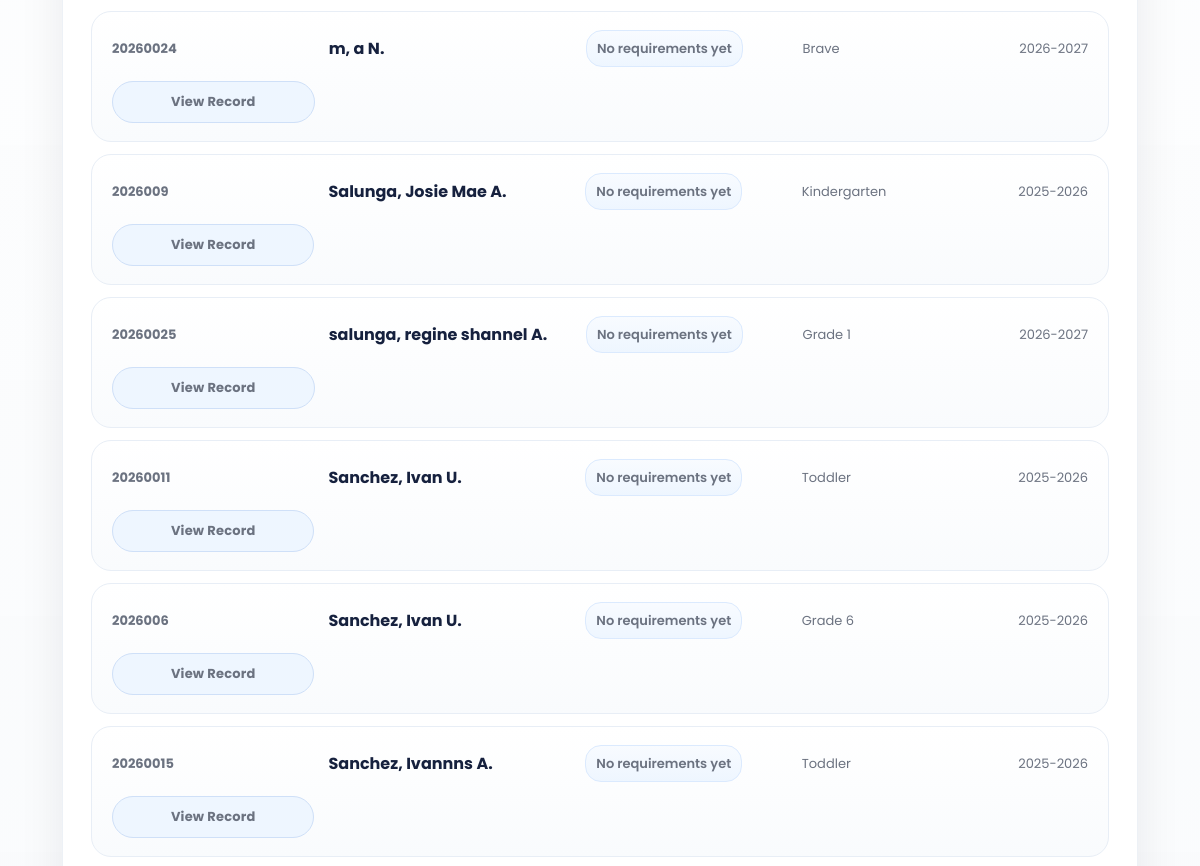
/SmartEnroll/requirements_upload.php?requirement_filter=all&page=6 (signed in, middle part), run on an earlier commit of the app's database.
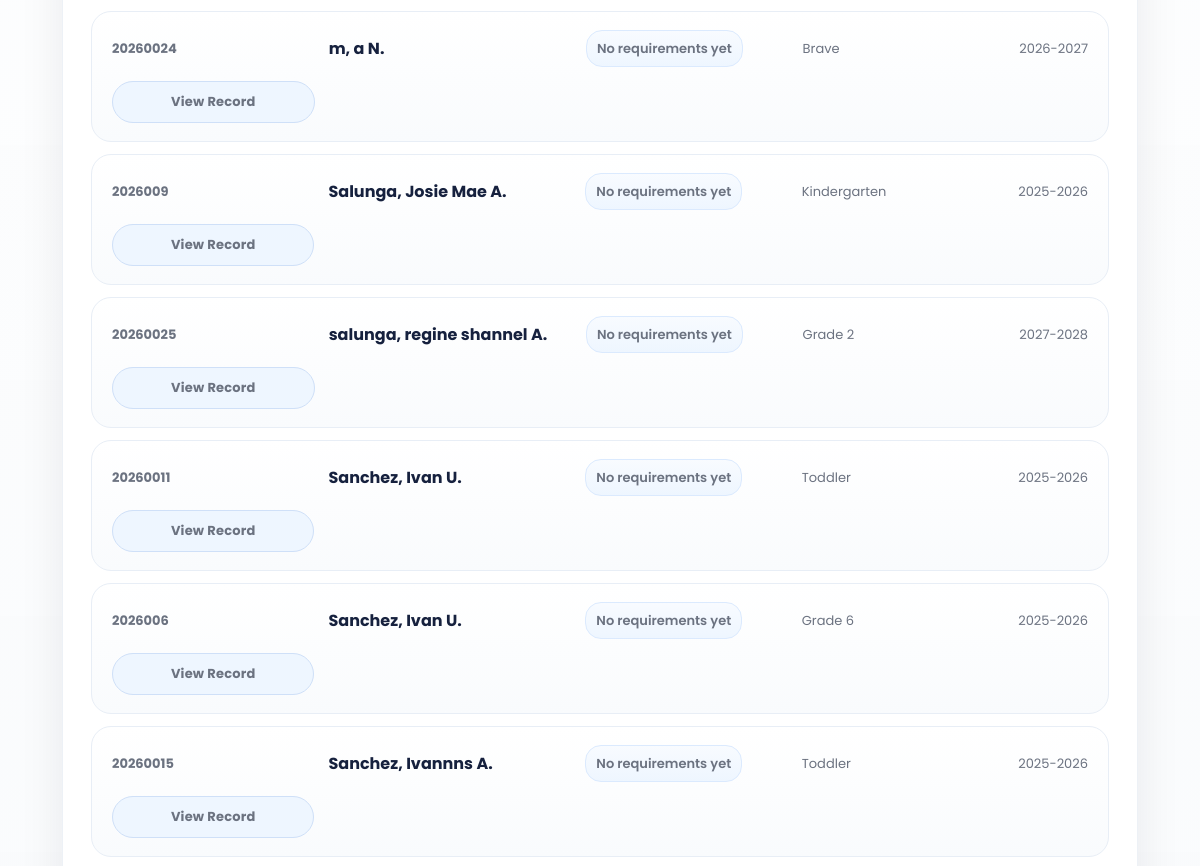
And on a later commit of the database.
### tables this page shows
CREATE TABLE `enrollments` (
  `id` int(11) NOT NULL,
  `grade_level` varchar(50) DEFAULT NULL,
  `student_id` varchar(20) DEFAULT NULL,
  `school_year` varchar(20) DEFAULT NULL,
  `student_status` varchar(50) DEFAULT NULL,
  `completion_date` date DEFAULT NULL,
  `learner_lname` varchar(100) DEFAULT NULL,
  `learner_fname` varchar(100) DEFAULT NULL,
  `learner_mname` varchar(100) DEFAULT NULL,
  `learner_ext` varchar(20) DEFAULT NULL,
  `nickname` varchar(100) DEFAULT NULL,
  `sex` varchar(20) DEFAULT NULL,
  `dob` varchar(20) DEFAULT NULL,
  `age` int(11) DEFAULT NULL,
  `mother_tongue` varchar(100) DEFAULT NULL,
  `religion` varchar(100) DEFAULT NULL,
  `email` varchar(150) DEFAULT NULL,
  `province` varchar(100) DEFAULT NULL,
  `municipality` varchar(100) DEFAULT NULL,
  `barangay` varchar(100) DEFAULT NULL,
  `street` varchar(150) DEFAULT NULL,
  `father_lname` varchar(100) DEFAULT NULL,
  `father_fname` varchar(100) DEFAULT NULL,
  `father_mname` varchar(100) DEFAULT NULL,
  `father_occ` varchar(100) DEFAULT NULL,
  `father_contact` varchar(50) DEFAULT NULL,
  `mother_lname` varchar(100) DEFAULT NULL,
  `mother_fname` varchar(100) DEFAULT NULL,
  `mother_mname` varchar(100) DEFAULT NULL,
  `mother_occ` varchar(100) DEFAULT NULL,
  `mother_contact` varchar(50) DEFAULT NULL,
  `mother_maiden` varchar(100) DEFAULT NULL,
  `guardian_type` varchar(50) DEFAULT NULL,
  `guardian_lname` varchar(100) DEFAULT NULL,
  `guardian_fname` varchar(100) DEFAULT NULL,
  `guardian_mname` varchar(100) DEFAULT NULL,
  `guardian_occ` varchar(100) DEFAULT NULL,
  `guardian_contact` varchar(50) DEFAULT NULL,
  `emergency1_name` varchar(150) DEFAULT NULL,
  `emergency1_relationship` varchar(100) DEFAULT NULL,
  `emergency1_contact` varchar(50) DEFAULT NULL,
  `emergency2_name` varchar(150) DEFAULT NULL,
  `emergency2_relationship` varchar(100) DEFAULT NULL,
  `emergency2_contact` varchar(50) DEFAULT NULL,
  `emergency3_name` varchar(150) DEFAULT NULL,
  `emergency3_relationship` varchar(100) DEFAULT NULL,
  `emergency3_contact` varchar(50) DEFAULT NULL,
  `special_needs` text DEFAULT NULL,
  `medication` varchar(10) DEFAULT NULL,
  `medication_details` text DEFAULT NULL,
  `created_at` timestamp NOT NULL DEFAULT current_timestamp()
);

### SmartEnroll/requirements_upload.php (the view, shortened to what the changed rows need)
<?php
$students = [];
$error = '';
$page = max(1, (int)($_GET['page'] ?? 1));
$perPage = 10;
$requirementLabels = [
    'picture_2x2' => '2x2 Picture',
    'birth_certificate' => 'Birth Certificate',
    'medical_certificate' => 'Medical Certificate',
];
function format_name(array $row): string
{
    $m = trim((string)($row['learner_mname'] ?? ''));
    $mi = $m !== '' ? strtoupper(mb_substr($m, 0, 1)) . '.' : '';
    $full = trim(
        ($row['learner_lname'] ?? '') . ', ' .
        ($row['learner_fname'] ?? '') . ' ' . $mi
    );
    return trim(preg_replace('/\s+/', ' ', $full), ' ,');
}
function uploaded_requirement_labels(array $row, array $requirementLabels): array
{
    $keysRaw = trim((string)($row['uploaded_requirement_keys'] ?? ''));
    if ($keysRaw === '') {
        return [];
    }
    $labels = [];
    foreach (explode(',', $keysRaw) as $key) {
        $key = trim($key);
        if ($key !== '' && isset($requirementLabels[$key])) {
            $labels[] = $requirementLabels[$key];
        }
    }
    return $labels;
}
function requirements_aggregate_sql(): string
{
    return "LEFT JOIN (
            SELECT
                enrollment_id,
                GROUP_CONCAT(requirement_key ORDER BY requirement_key SEPARATOR ',') AS uploaded_requirement_keys,
                MAX(CASE WHEN requirement_key = 'picture_2x2' THEN 1 ELSE 0 END) AS has_picture_2x2,
                MAX(CASE WHEN requirement_key = 'birth_certificate' THEN 1 ELSE 0 END) AS has_birth_certificate,
                MAX(CASE WHEN requirement_key = 'medical_certificate' THEN 1 ELSE 0 END) AS has_medical_certificate,
                COUNT(DISTINCT requirement_key) AS requirement_count
            FROM student_requirements
            GROUP BY enrollment_id
        ) requirement_summary ON requirement_summary.enrollment_id = enrollments.id";
}
try {
    $conn = new mysqli('127.0.0.1', 'root', '', 'smartenroll');
    $conn->set_charset('utf8mb4');
    $whereClauses = [];
    $queryTypes = '';
    $queryValues = [];
    $whereSql = $whereClauses !== [] ? 'WHERE ' . implode(' AND ', $whereClauses) : '';
    $aggregateJoinSql = requirements_aggregate_sql();
    $offset = ($page - 1) * $perPage;
    $studentSql = "SELECT
            enrollments.id,
            enrollments.student_id,
            enrollments.learner_lname,
            enrollments.learner_fname,
            enrollments.learner_mname,
            enrollments.grade_level,
            enrollments.school_year,
            requirement_summary.uploaded_requirement_keys
         FROM enrollments
         $aggregateJoinSql
         $whereSql
         ORDER BY enrollments.learner_lname ASC, enrollments.learner_fname ASC, enrollments.id DESC";
    $studentTypes = $queryTypes;
    $studentValues = $queryValues;
    $studentSql .= " LIMIT ? OFFSET ?";
    $studentTypes .= 'ii';
    $studentValues[] = $perPage;
    $studentValues[] = $offset;
    $studentStmt = $conn->prepare($studentSql);
    if ($studentValues) {
        $studentStmt->bind_param($studentTypes, ...$studentValues);
    }
    $studentStmt->execute();
    $result = $studentStmt->get_result();
    while ($row = $result->fetch_assoc()) {
        $students[] = $row;
    }
} catch (Throwable $e) {
    $error = $e->getMessage();
}
?>
<!DOCTYPE html>
<html lang="en">
<head>
    <link rel="stylesheet" href="css/style.css">
    <link rel="stylesheet" href="css/requirements_upload.css">
    <link rel="stylesheet" href="https://cdnjs.cloudflare.com/ajax/libs/font-awesome/6.5.0/css/all.min.css">
</head>
<body class="dashboard-page dashboard-white-page">
<main class="dashboard-main requirements-main">
    <section class="requirements-directory">
        <?php if (!$error && empty($students)): ?>
            <div class="requirements-empty">No students found.</div>
        <?php else: ?>
            <div class="requirements-directory-table" id="requirementsStudentList">
                <?php foreach ($students as $student): ?>
                    <?php $fullName = format_name($student) ?: 'N/A'; ?>
                    <?php $uploadedRequirementLabels = uploaded_requirement_labels($student, $requirementLabels); ?>
                    <a
                        class="requirements-student-row"
                        href="requirements_upload_details.php?student_id=<?php echo urlencode((string)$student['student_id']); ?>"
                    >
                        <span class="student-row-id"><?php echo htmlspecialchars((string)($student['student_id'] ?? '')); ?></span>
                        <strong class="student-row-name"><?php echo htmlspecialchars($fullName); ?></strong>
                        <span class="student-row-requirement-status <?php echo $uploadedRequirementLabels !== [] ? 'has-items' : 'is-empty'; ?>">
                            <?php if ($uploadedRequirementLabels !== []): ?>
                                <span class="student-row-requirement-tags">
                                    <?php foreach ($uploadedRequirementLabels as $label): ?>
                                        <span class="student-row-requirement-tag"><?php echo htmlspecialchars($label); ?></span>
                                    <?php endforeach; ?>
                                </span>
                            <?php else: ?>
                                <span class="student-row-requirement-empty">No requirements yet</span>
                            <?php endif; ?>
                        </span>
                        <span class="student-row-grade"><?php echo htmlspecialchars((string)($student['grade_level'] ?? 'N/A')); ?></span>
                        <span class="student-row-year"><?php echo htmlspecialchars((string)($student['school_year'] ?? 'N/A')); ?></span>
                        <span class="requirements-open-btn">View Record</span>
                    </a>
                <?php endforeach; ?>
            </div>
        <?php endif; ?>
    </section>
</main>
</body>
</html>

What changed in the data, as far as the page shows it:
changed enrollments "salunga, regine shannel A.": grade_level "Grade 1" → "Grade 2"; school_year "2026-2027" → "2027-2028"
